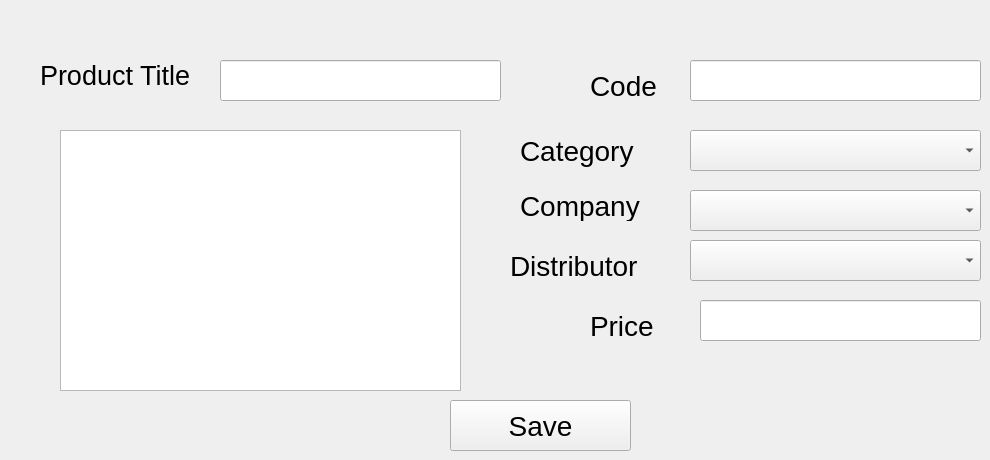
      <widget class="QWidget" name="tab_5">
       <attribute name="title">
        <string>Add New Product</string>
       </attribute>
       <widget class="QLineEdit" name="lineEdit_2">
        <property name="geometry">
         <rect>
          <x>220</x>
          <y>60</y>
          <width>281</width>
          <height>41</height>
         </rect>
        </property>
       </widget>
       <widget class="QLineEdit" name="lineEdit_3">
        <property name="geometry">
         <rect>
          <x>690</x>
          <y>60</y>
          <width>291</width>
          <height>41</height>
         </rect>
        </property>
       </widget>
       <widget class="QComboBox" name="comboBox_3">
        <property name="geometry">
         <rect>
          <x>690</x>
          <y>130</y>
          <width>291</width>
          <height>41</height>
         </rect>
        </property>
       </widget>
       <widget class="QComboBox" name="comboBox_4">
        <property name="geometry">
         <rect>
          <x>690</x>
          <y>190</y>
          <width>291</width>
          <height>41</height>
         </rect>
        </property>
       </widget>
       <widget class="QComboBox" name="comboBox_5">
        <property name="geometry">
         <rect>
          <x>690</x>
          <y>240</y>
          <width>291</width>
          <height>41</height>
         </rect>
        </property>
       </widget>
       <widget class="QLineEdit" name="lineEdit_4">
        <property name="geometry">
         <rect>
          <x>700</x>
          <y>300</y>
          <width>281</width>
          <height>41</height>
         </rect>
        </property>
       </widget>
       <widget class="QPushButton" name="pushButton_7">
        <property name="geometry">
         <rect>
          <x>450</x>
          <y>400</y>
          <width>181</width>
          <height>51</height>
         </rect>
        </property>
        <property name="font">
         <font>
          <family>Segoe UI</family>
          <pointsize>21</pointsize>
         </font>
        </property>
        <property name="text">
         <string>Save</string>
        </property>
       </widget>
       <widget class="QLabel" name="label_3">
        <property name="geometry">
         <rect>
          <x>40</x>
          <y>60</y>
          <width>171</width>
          <height>31</height>
         </rect>
        </property>
        <property name="font">
         <font>
          <family>Segoe UI</family>
          <pointsize>20</pointsize>
         </font>
        </property>
        <property name="text">
         <string>Product Title</string>
        </property>
        <property name="textFormat">
         <enum>Qt::PlainText</enum>
        </property>
       </widget>
       <widget class="QLabel" name="label_4">
        <property name="geometry">
         <rect>
          <x>590</x>
          <y>70</y>
          <width>101</width>
          <height>31</height>
         </rect>
        </property>
        <property name="font">
         <font>
          <family>Segoe UI</family>
          <pointsize>21</pointsize>
         </font>
        </property>
        <property name="text">
         <string>Code</string>
        </property>
       </widget>
       <widget class="QLabel" name="label_5">
        <property name="geometry">
         <rect>
          <x>590</x>
          <y>310</y>
          <width>111</width>
          <height>31</height>
         </rect>
        </property>
        <property name="font">
         <font>
          <family>Segoe UI</family>
          <pointsize>21</pointsize>
         </font>
        </property>
        <property name="text">
         <string>Price</string>
        </property>
       </widget>
       <widget class="QLabel" name="label_6">
        <property name="geometry">
         <rect>
          <x>520</x>
          <y>130</y>
          <width>171</width>
          <height>41</height>
         </rect>
        </property>
        <property name="font">
         <font>
          <family>Segoe UI</family>
          <pointsize>21</pointsize>
         </font>
        </property>
        <property name="text">
         <string>Category</string>
        </property>
       </widget>
       <widget class="QLabel" name="label_7">
        <property name="geometry">
         <rect>
          <x>520</x>
          <y>190</y>
          <width>171</width>
          <height>31</height>
         </rect>
        </property>
        <property name="font">
         <font>
          <family>Segoe UI</family>
          <pointsize>21</pointsize>
         </font>
        </property>
        <property name="text">
         <string>Company</string>
        </property>
       </widget>
       <widget class="QLabel" name="label_8">
        <property name="geometry">
         <rect>
          <x>510</x>
          <y>250</y>
          <width>181</width>
          <height>31</height>
         </rect>
        </property>
        <property name="font">
         <font>
          <family>Segoe UI</family>
          <pointsize>21</pointsize>
         </font>
        </property>
        <property name="text">
         <string>Distributor</string>
        </property>
       </widget>
       <widget class="QTextEdit" name="textEdit">
        <property name="geometry">
         <rect>
          <x>60</x>
          <y>130</y>
          <width>401</width>
          <height>261</height>
         </rect>
        </property>
       </widget>
      </widget>
